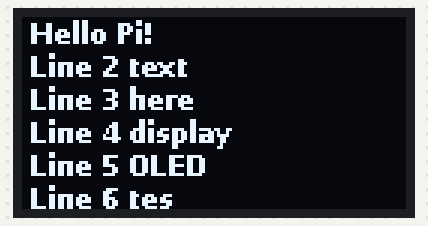
A program run on a simulated Raspberry Pi (BCM pin numbers). Shown: 128×64 one-colour display. At 10.1 s the program stops and its outputs stay as they are.

Above: at 0.2 s.

The program:

Oled_2.py
```python
import board
import time
import busio
import adafruit_ssd1306
from PIL import Image, ImageDraw, ImageFont

# Initialize I2C and OLED
i2c = busio.I2C(board.SCL, board.SDA)
oled = adafruit_ssd1306.SSD1306_I2C(128, 64, i2c)

# Clear display
oled.fill(0)
oled.show()

# Create a blank image
image = Image.new("1", (oled.width, oled.height))
draw = ImageDraw.Draw(image)

# Load small font (adjust size for readability)
font = ImageFont.truetype("/usr/share/fonts/truetype/dejavu/DejaVuSans-Bold.ttf",9)

# Define multi-line text
text = """Hello Pi!
Line 2 text
Line 3 here
Line 4 display
Line 5 OLED
Line 6 tes
Line 7 trt"""

# Split text into lines
lines = text.split("\n")

# Starting Y position
y_pos = 0

# Draw each line on the display
for line in lines:
    draw.text((2, y_pos), line, font=font, fill=255)
    y_pos += 11  # Move down for next line (10 px font + 1 px spacing)


oled.image(image)
oled.show()
time.sleep(10)
oled.fill(0)
oled.show()
```

Measured:
- what the display in image 0 shows lasts 10.0 s, from 0.1 s to 10.1 s
